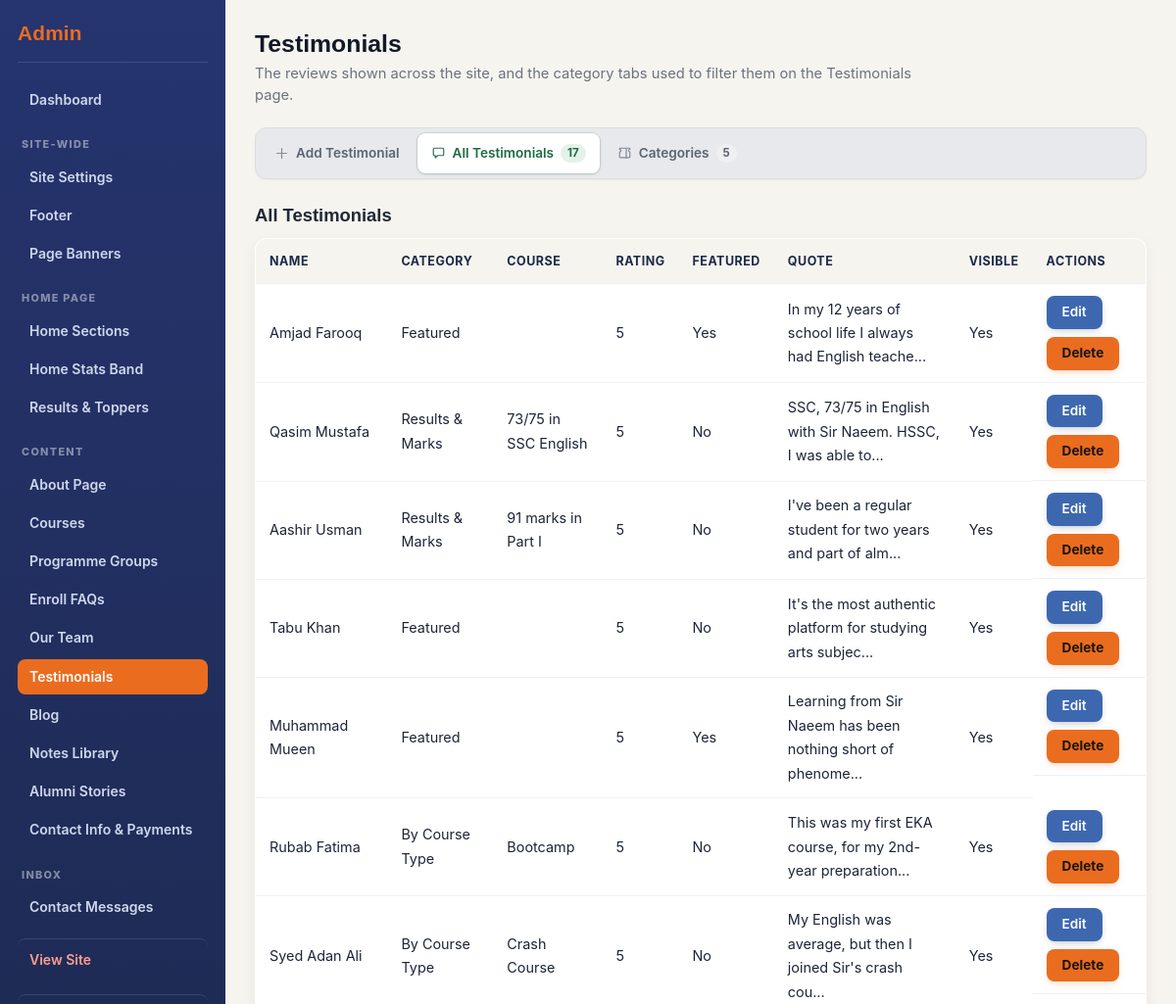
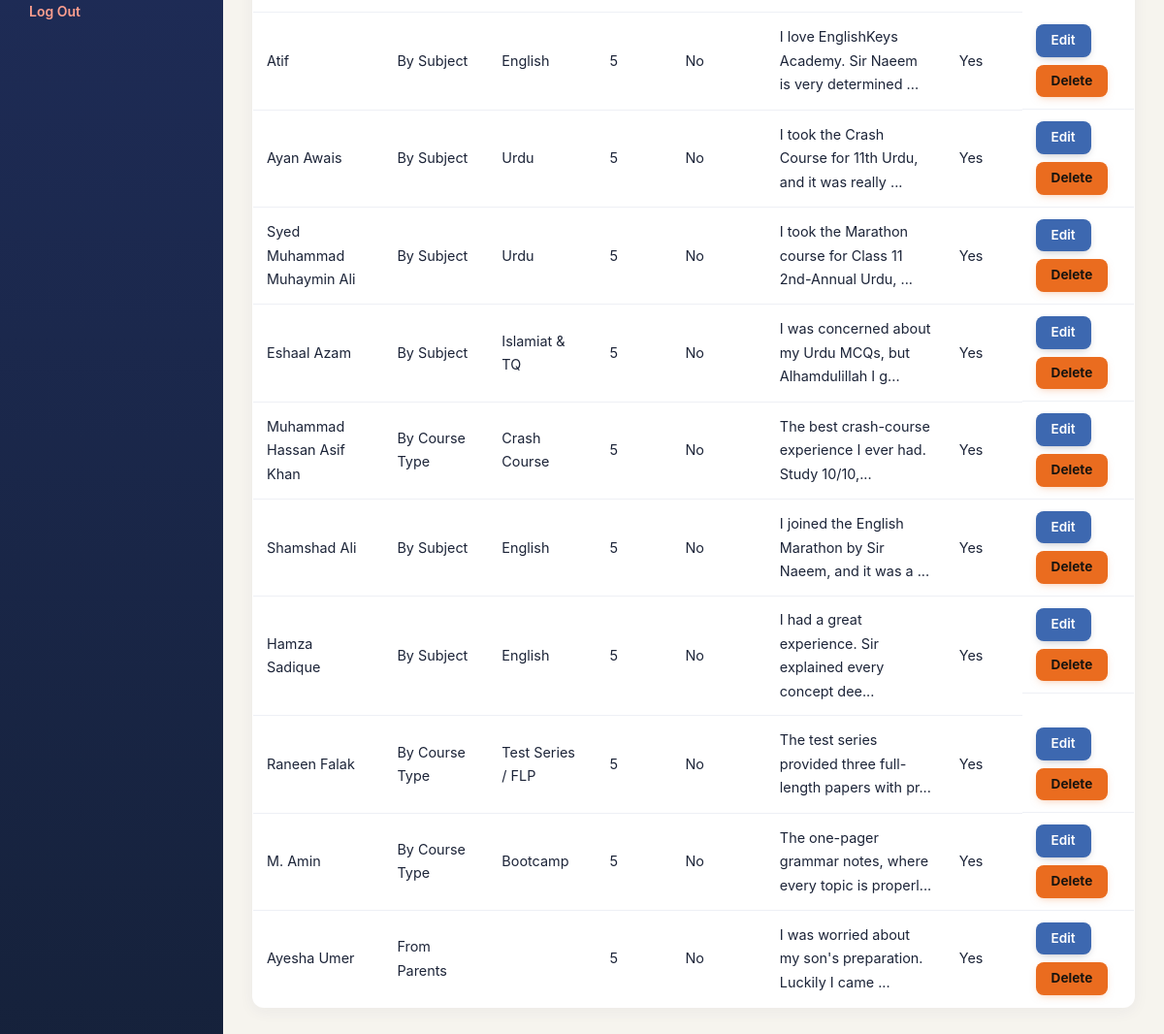
Screenshot of /admin/testimonials.php (signed in) with the database file from the repository (2 pictures, top to bottom).
### tables this page shows
CREATE TABLE testimonials (
    id INT AUTO_INCREMENT PRIMARY KEY,
    name VARCHAR(150) NOT NULL,
    photo VARCHAR(255),
    quote TEXT NOT NULL,
    category_id INT NULL,
    course VARCHAR(120),
    rating TINYINT NOT NULL DEFAULT 5,
    is_featured TINYINT(1) NOT NULL DEFAULT 0,
    source_label VARCHAR(100),
    sort_order INT NOT NULL DEFAULT 0,
    is_active TINYINT(1) NOT NULL DEFAULT 1
);

### includes/functions.php (called while the page is built, shortened)
<?php
require_once __DIR__ . '/icons.php';
function e(?string $value): string
{
    return htmlspecialchars($value ?? '', ENT_QUOTES, 'UTF-8');
}

### admin/testimonials.php (the view, shortened to what this page needs)
<?php
require_once __DIR__ . '/partials/header.php';
$db = getDb();
$editing = null;
$categories = $db->query('SELECT * FROM testimonial_categories ORDER BY sort_order, id')->fetchAll();
$categoryNames = [];
foreach ($categories as $c) {
    $categoryNames[$c['id']] = $c['name'];
}
$testimonials = $db->query('SELECT * FROM testimonials ORDER BY sort_order, id')->fetchAll();
?>
<div class="admin-tabs-page">
<h1>Testimonials</h1>
<p class="admin-page-intro">The reviews shown across the site, and the category tabs used to filter them on the Testimonials page.</p>
<nav class="admin-tabbar" role="tablist" aria-label="Testimonials sections">
  <button type="button" class="admin-tab" data-tab-group="main" data-tab-target="add-testimonial" role="tab" aria-selected="false"><?= icon('plus', 'tab-icon') ?> <?= $editing ? 'Edit Testimonial' : 'Add Testimonial' ?></button>
  <button type="button" class="admin-tab active" data-tab-group="main" data-tab-target="all-testimonials" role="tab" aria-selected="true"><?= icon('chat', 'tab-icon') ?> All Testimonials <span class="tab-count"><?= count($testimonials) ?></span></button>
  <button type="button" class="admin-tab" data-tab-group="main" data-tab-target="categories" role="tab" aria-selected="false"><?= icon('ticket', 'tab-icon') ?> Categories <span class="tab-count"><?= count($categories) ?></span></button>
</nav>
<div class="admin-tabpanel" id="all-testimonials" data-tab-group="main" data-tab-id="all-testimonials">
  <h2>All Testimonials</h2>
  <table class="admin-table">
    <thead>
      <tr><th>Name</th><th>Category</th><th>Course</th><th>Rating</th><th>Featured</th><th>Quote</th><th>Visible</th><th>Actions</th></tr>
    </thead>
    <tbody>
      <?php foreach ($testimonials as $t): ?>
        <tr>
          <td><?= e($t['name']) ?></td>
          <td><?= e($categoryNames[$t['category_id']] ?? '—') ?></td>
          <td><?= e($t['course']) ?></td>
          <td><?= (int)$t['rating'] ?></td>
          <td><?= $t['is_featured'] ? 'Yes' : 'No' ?></td>
          <td><?= e(mb_strimwidth($t['quote'], 0, 60, '...')) ?></td>
          <td><?= $t['is_active'] ? 'Yes' : 'No' ?></td>
          <td class="actions-cell">
            <a href="testimonials.php?edit=<?= (int)$t['id'] ?>#add-testimonial">Edit</a>
            <form method="post" class="inline-form" onsubmit="return confirm('Delete this testimonial?');">
              <button type="submit" class="link-button link-button-danger">Delete</button>
            </form>
          </td>
        </tr>
      <?php endforeach; ?>
    </tbody>
  </table>
</div>
</div>
<?php require_once __DIR__ . '/partials/footer.php'; ?>

### assets/css/admin.css (style rules this page uses)
.admin-body { background: var(--bg, #f4f5f8); margin: 0; font-family: 'Inter', -apple-system, BlinkMacSystemFont, "Segoe UI", sans-serif; }
.admin-content h1 { font-family: 'Manrope', sans-serif; color: var(--navy, #1B2A4A); font-size: 1.7rem; font-weight: 800; margin: 0 0 6px; }
.admin-tabs-page h1 { margin: 0 0 4px; font-size: 1.55rem; color: #111827; }
.admin-page-intro { color: #6b7280; font-size: 0.92rem; line-height: 1.5; margin: 0 0 22px; max-width: 680px; }
.admin-tabs-page .admin-tabbar { position: sticky; top: 0; z-index: 20; display: flex; flex-wrap: wrap; gap: 4px; background: #e7e9ec; border: 1px solid #dcdee2; border-radius: 12px; padding: 5px; margin-bottom: 26px; box-shadow: 0 1px 2px rgba(16, 24, 32, 0.05); }
.admin-tabs-page .admin-tab { display: inline-flex; align-items: center; gap: 7px; appearance: none; background: transparent; border: none; border-radius: 8px; padding: 9px 14px; font: inherit; font-size: 0.85rem; font-weight: 600; color: #5b6472; cursor: pointer; white-space: nowrap; transition: background 0.15s ease, color 0.15s ease, box-shadow 0.15s ease; }
.admin-tabs-page .admin-tab.active { background: #fff; color: #1f6b45; box-shadow: 0 1px 3px rgba(16, 24, 32, 0.12), 0 0 0 1px rgba(47, 111, 79, 0.15); }
.admin-tabs-page .admin-tab .tab-count { background: #eef0f2; color: #5b6472; font-size: 0.72rem; font-weight: 700; padding: 1px 7px; border-radius: 999px; line-height: 1.5; }
.admin-tabs-page .admin-tab.active .tab-count { background: #e4f2ea; color: #1f6b45; }
.admin-tabs-page .admin-tabpanel h2, .admin-tabs-page .admin-tabpanel-nested h2, .admin-tabs-page .admin-section-card h2 { font-size: 1.15rem; color: #1f2937; margin-top: 0; }
.admin-form button[type="submit"], .admin-body button[type="submit"], .login-box button, .button-secondary, .btn-draft, .actions-cell > a, .link-button { display: inline-flex; align-items: center; justify-content: center; gap: 6px; padding: 8px 16px; border: none; border-radius: 8px; font: inherit; font-size: 0.85rem; font-weight: 700; line-height: 1.3; text-decoration: none; white-space: nowrap; cursor: pointer; background: var(--nn-blue, #3D68B0); color: #fff; box-shadow: 0 3px 10px -4px rgba(18,25,56,.4); transition: filter .15s ease, transform .15s ease, box-shadow .15s ease; }
.admin-form button[type="submit"], .admin-body button[type="submit"], .login-box button, .button-secondary, .btn-draft { align-self: flex-start; }
.button-secondary, .admin-body button.btn-draft, .admin-body button.link-button.link-button-danger { background: var(--orange, #EA6C1F); color: #18140f; box-shadow: 0 3px 10px -4px rgba(234,108,31,.5); }
.admin-table { width: 100%; border-collapse: collapse; background: #fff; border: 1px solid #e2e6ee; border-radius: 12px; overflow: hidden; box-shadow: 0 4px 16px rgba(30,42,102,.05); }
.admin-table th, .admin-table td { padding: 12px 14px; border-bottom: 1px solid #eef0f5; text-align: left; font-size: 0.9rem; vertical-align: middle; }
.admin-table th { background: var(--bg, #f4f5f8); color: var(--navy, #1B2A4A); font-weight: 700; font-size: 0.78rem; letter-spacing: .04em; text-transform: uppercase; }
.admin-table tr:last-child td { border-bottom: none; }
.admin-table td a { font-weight: 600; }
.inline-form { display: inline-block; margin: 0 0 0 10px; }
.actions-cell { display: flex; gap: 8px; align-items: center; flex-wrap: wrap; }
.actions-cell .inline-form { display: contents; }

### rows the page displays
testimonials: name "Amjad Farooq", category "Featured", rating "5", is_featured "Yes", quote "In my 12 years of school life I always had English teache...", is_active "Yes"
testimonials: name "Qasim Mustafa", category "Results & Marks", course "73/75 in SSC English", rating "5", is_featured "No", quote "SSC, 73/75 in English with Sir Naeem. HSSC, I was able to...", is_active "Yes"
testimonials: name "Aashir Usman", category "Results & Marks", course "91 marks in Part I", rating "5", is_featured "No", quote "I've been a regular student for two years and part of alm...", is_active "Yes"
testimonials: name "Tabu Khan", category "Featured", rating "5", is_featured "No", quote "It's the most authentic platform for studying arts subjec...", is_active "Yes"
testimonials: name "Muhammad Mueen", category "Featured", rating "5", is_featured "Yes", quote "Learning from Sir Naeem has been nothing short of phenome...", is_active "Yes"
testimonials: name "Rubab Fatima", category "By Course Type", course "Bootcamp", rating "5", is_featured "No", quote "This was my first EKA course, for my 2nd-year preparation...", is_active "Yes"
testimonials: name "Syed Adan Ali", category "By Course Type", course "Crash Course", rating "5", is_featured "No", quote "My English was average, but then I joined Sir's crash cou...", is_active "Yes"
testimonials: name "Atif", category "By Subject", course "English", rating "5", is_featured "No", quote "I love EnglishKeys Academy. Sir Naeem is very determined ...", is_active "Yes"
testimonials: name "Ayan Awais", category "By Subject", course "Urdu", rating "5", is_featured "No", quote "I took the Crash Course for 11th Urdu, and it was really ...", is_active "Yes"
testimonials: name "Syed Muhammad Muhaymin Ali", category "By Subject", course "Urdu", rating "5", is_featured "No", quote "I took the Marathon course for Class 11 2nd-Annual Urdu, ...", is_active "Yes"
testimonials: name "Eshaal Azam", category "By Subject", course "Islamiat & TQ", rating "5", is_featured "No", quote "I was concerned about my Urdu MCQs, but Alhamdulillah I g...", is_active "Yes"
testimonials: name "Muhammad Hassan Asif Khan", category "By Course Type", course "Crash Course", rating "5", is_featured "No", quote "The best crash-course experience I ever had. Study 10/10,...", is_active "Yes"
testimonials: name "Shamshad Ali", category "By Subject", course "English", rating "5", is_featured "No", quote "I joined the English Marathon by Sir Naeem, and it was a ...", is_active "Yes"
testimonials: name "Hamza Sadique", category "By Subject", course "English", rating "5", is_featured "No", quote "I had a great experience. Sir explained every concept dee...", is_active "Yes"
testimonials: name "Raneen Falak", category "By Course Type", course "Test Series / FLP", rating "5", is_featured "No", quote "The test series provided three full-length papers with pr...", is_active "Yes"
testimonials: name "M. Amin", category "By Course Type", course "Bootcamp", rating "5", is_featured "No", quote "The one-pager grammar notes, where every topic is properl...", is_active "Yes"
testimonials: name "Ayesha Umer", category "From Parents", rating "5", is_featured "No", quote "I was worried about my son's preparation. Luckily I came ...", is_active "Yes"

### other values shown
$label "Dashboard"
$groupLabel "SITE-WIDE"
$label "Site Settings"
$label "Footer"
$label "Page Banners"
$groupLabel "HOME PAGE"
$label "Home Sections"
$label "Home Stats Band"
$label "Results & Toppers"
$groupLabel "CONTENT"
$label "About Page"
$label "Courses"
$label "Programme Groups"
$label "Enroll FAQs"
$label "Our Team"
